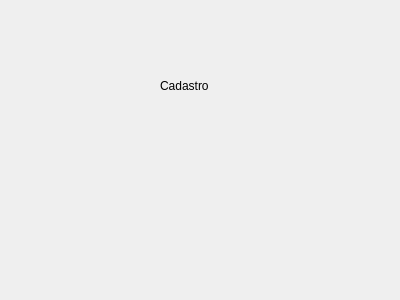
<?xml version="1.0" encoding="UTF-8"?>
<ui version="4.0">
 <class>Cadastro</class>
 <widget class="QDialog" name="Cadastro">
  <property name="geometry">
   <rect>
    <x>0</x>
    <y>0</y>
    <width>400</width>
    <height>300</height>
   </rect>
  </property>
  <property name="windowTitle">
   <string>Dialog</string>
  </property>
  <widget class="QLabel" name="label">
   <property name="geometry">
    <rect>
     <x>160</x>
     <y>70</y>
     <width>51</width>
     <height>31</height>
    </rect>
   </property>
   <property name="text">
    <string>Cadastro</string>
   </property>
  </widget>
 </widget>
 <resources/>
 <connections/>
</ui>
